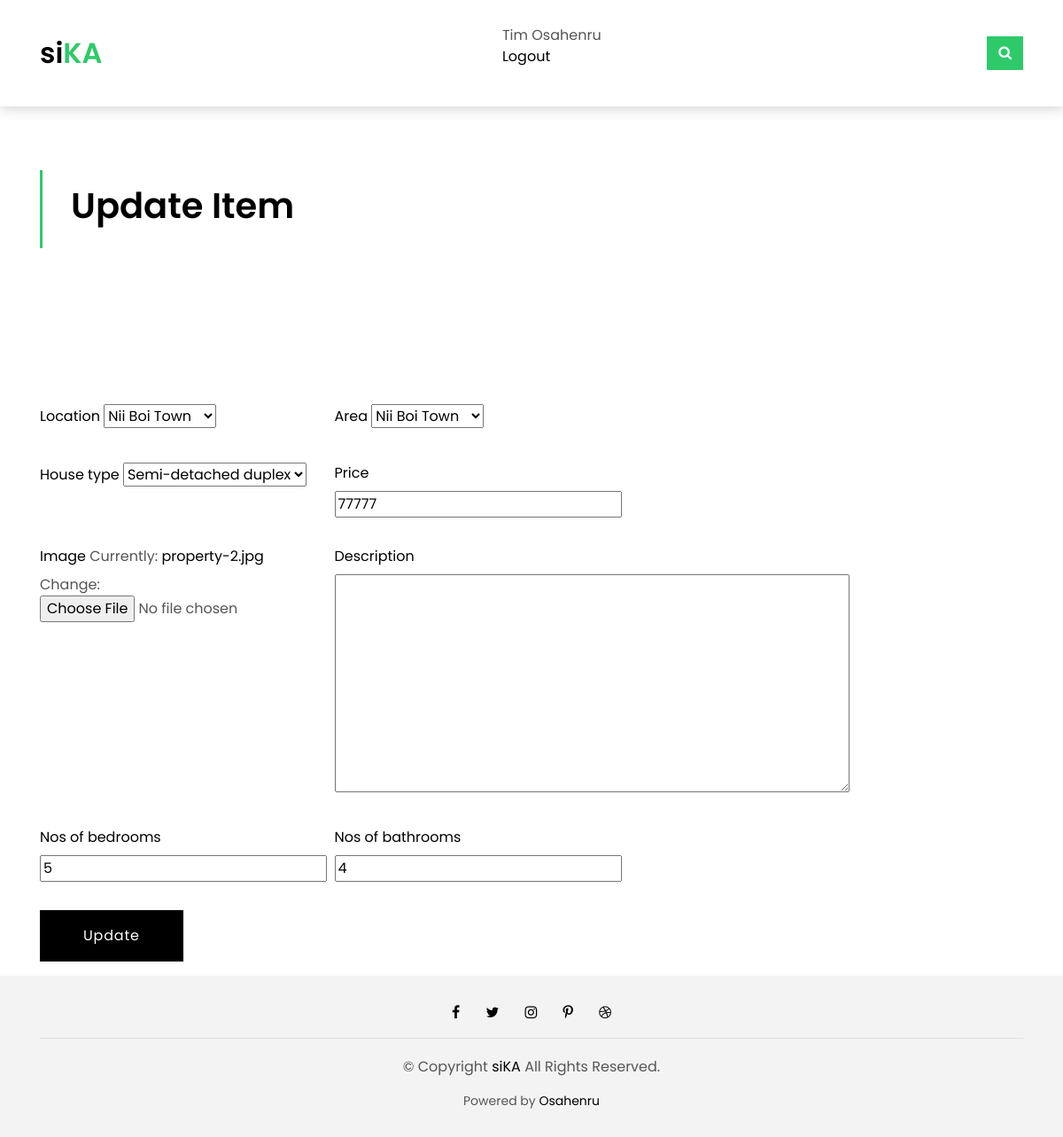
The app's page /houseupdate/5/ (signed in), older data.
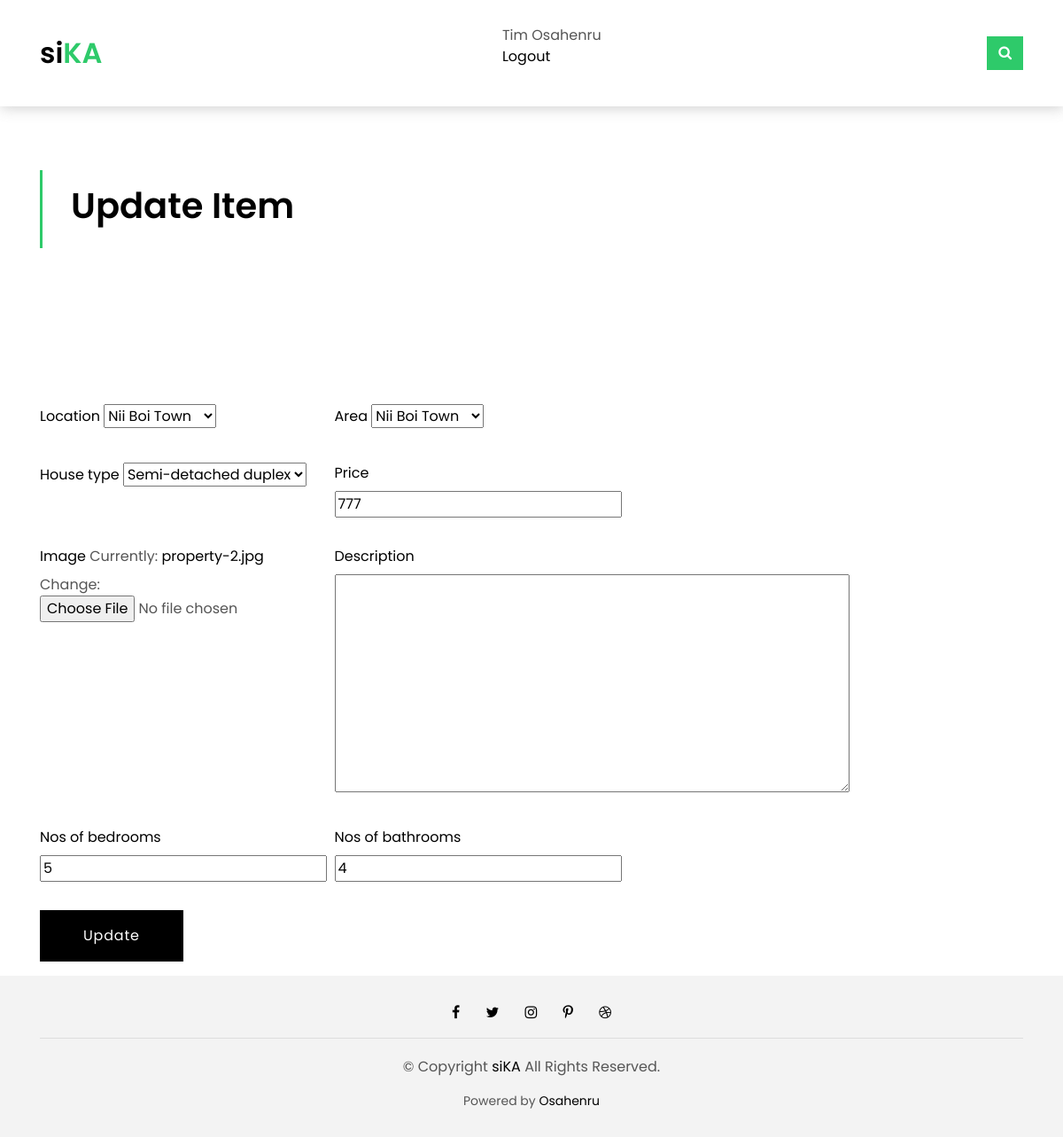
The same page, newer data.
### app/models.py (models this page shows, shortened)
class House(models.Model):
    agent = models.ForeignKey(User, on_delete=models.CASCADE)
    area = models.ForeignKey(Area, on_delete=models.SET_NULL, null=True, blank=True)
    house_type = models.ForeignKey(HouseType, on_delete=models.SET_NULL, null=True, blank=True)
    price = models.IntegerField(blank=True, null=True)
    image = models.ImageField(null=True, default='property-2.jpg')
    description = models.TextField(null=True, blank=True)
    nos_of_bedrooms = models.IntegerField(blank=True, null=True)
    nos_of_bathrooms = models.IntegerField(blank=True, null=True)
    rented = models.BooleanField(default=False)
    created_at = models.DateTimeField(auto_now_add=True)
    class Meta:
        ordering = ['-created_at']

### app/views.py (the view)
# urls.py: path('houseupdate/<int:pk>/', views.house_edit, name='houseupdate'),
@login_required(login_url='login')
def house_edit(request, pk):
    house = House.objects.get(id=pk)
    form = HouseForm(instance=house)
    if request.method == 'POST':
        form = HouseForm(request.POST, instance=house)
        if form.is_valid():
            form.save()
            return redirect('house', pk=house.id)
    context = {'form': form}
    return render(request, 'edit.html', context)

### app/forms.py
class HouseForm(ModelForm):
    class Meta:
        model = House
        fields = '__all__'
        exclude = ['rented', 'agent']

### app/models.py (called while the page is built)
    def __str__(self):
        return self.name

    def __str__(self):
        return self.name

### templates/edit.html (shortened to what this page needs)
{% extends 'main.html' %}
{% block content %}
  <section class="intro-single">
    <div class="container">
      <div class="row">
        <div class="col-md-12 col-lg-8">
          <div class="title-single-box">
            <h1 class="title-single">Update Item</h1>
          </div>
        </div>
      </div>
    </div>
  </section>
  <section class="contact">
    <div class="container">
      <div class="row">
        <div class="col-sm-12 section-t8">
          <div class="row">
            <div class="col-md-7">
              <form class="form-a"  enctype="multipart/form-data" method="POST" role="form">
                <div class="row">
                  <div class="col-md-6 mb-2">
            <div class="form-group">
              <label>Location</label>
              {{form.area}}
            </div>
          </div>
                  {% for field in form %}
                  <div class="col-md-6 mb-3">
                    <div class="form-group">
                      <label>{{field.label}}</label>
                      {{field}}
                    </div>
                  </div>
                  {% endfor %}
                  <div class="col-md-12 mb-3">
                    <button type="submit" class="btn btn-a">Update</button>
                  </div>
                </div>
              </form>
            </div>
          </div>
        </div>
      </div>
    </div>
  </section>
{% endblock %}

Row changes from the older to the newer data that the page shows:
changed House "Nii Boi Town": price "77777" → "777"
